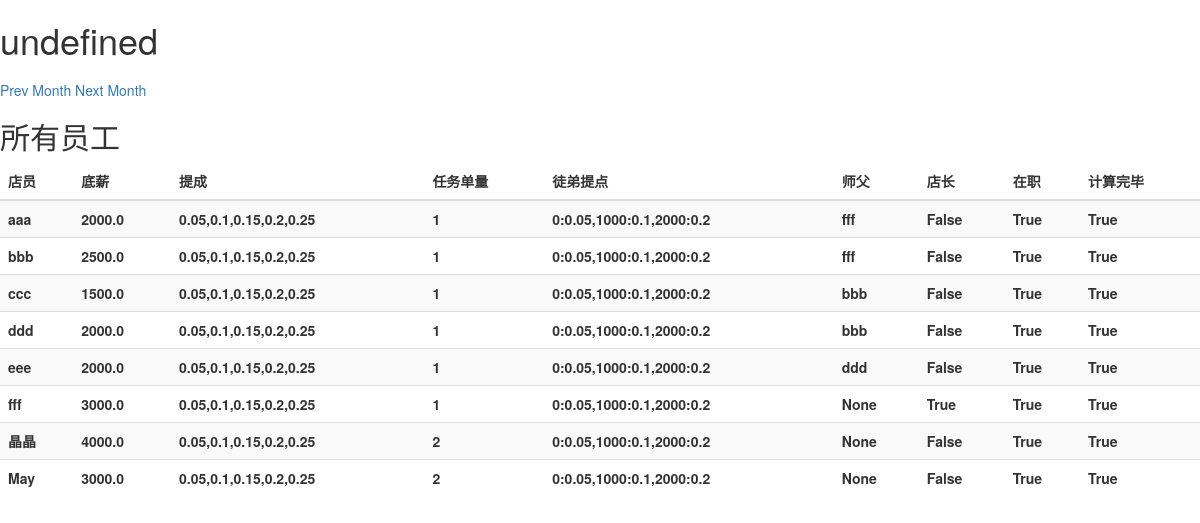
/employee/, run on the app's committed database.
### wage/models.py (models this page shows)
class Employee(models.Model):
    name = models.CharField(max_length=100, verbose_name='店员')
    base_pay = models.FloatField(verbose_name='底薪')
    commission_rate = models.CharField(max_length=100, verbose_name='提点') # 五种类型，逗号分隔 ex：0.1,0.15,0.2,0.25,0.3
    task_quantity = models.IntegerField(verbose_name='任务单量')
    superior_income_rate = models.TextField(verbose_name='徒弟提点') # 徒弟的，金额:提点, ex: 0:0.05,1000:0.1,2500:0.2
    teacher = models.ForeignKey('self', on_delete=models.DO_NOTHING, null=True, blank=True, related_name='students', verbose_name='师父')
    shop_manager = models.BooleanField(default=False, verbose_name='店长')
    on_job = models.BooleanField(default=True, verbose_name='在职')
    calculate_finished = models.BooleanField(default=False, verbose_name='计算完毕')
    def __str__(self):
        return self.name
    class Meta:
        verbose_name = '员工'
        verbose_name_plural = '员工'

### wage/views.py (the view)
# urls.py: path('employee/', views.employee, name='employee'),
def employee(request):
    employees = Employee.objects.filter(on_job=True)
    return render(request, 'wage/employee.html', {'employees':employees})

### wage/templates/wage/employee.html (shortened to what this page needs)
{% extends 'wage/base.html' %}
{% block body %}
<h2>所有员工</h2>
<div class="table-responsive">
    <table class="table table-striped">
        <thead>
            <tr>
                <th>店员</th>
                <th>底薪</th>
                <th>提成</th>
                <th>任务单量</th>
                <th>徒弟提点</th>
                <th>师父</th>
                <th>店长</th>
                <th>在职</th>
                <th>计算完毕</th>
            </tr>
        </thead>
        <tbody>
        {% for employee in employees %}
            <tr>
                <th>{{ employee.name }}</th>
                <th>{{ employee.base_pay }}</th>
                <th>{{ employee.commission_rate }}</th>
                <th>{{ employee.task_quantity }}</th>
                <th>{{ employee.superior_income_rate }}</th>
                <th>{{ employee.teacher }}</th>
                <th>{{ employee.shop_manager }}</th>
                <th>{{ employee.on_job }}</th>
                <th>{{ employee.calculate_finished }}</th>
            </tr>
        {% endfor %}
        </tbody>
    </table>
</div>
{% endblock %}

### data on the page
Employee: name "aaa", base_pay "2000.0", commission_rate "0.05,0.1,0.15,0.2,0.25", task_quantity "1", superior_income_rate "0:0.05,1000:0.1,2000:0.2", teacher "fff", shop_manager "False", on_job "True", calculate_finished "True"
Employee: name "bbb", base_pay "2500.0", commission_rate "0.05,0.1,0.15,0.2,0.25", task_quantity "1", superior_income_rate "0:0.05,1000:0.1,2000:0.2", teacher "fff", shop_manager "False", on_job "True", calculate_finished "True"
Employee: name "ccc", base_pay "1500.0", commission_rate "0.05,0.1,0.15,0.2,0.25", task_quantity "1", superior_income_rate "0:0.05,1000:0.1,2000:0.2", teacher "bbb", shop_manager "False", on_job "True", calculate_finished "True"
Employee: name "ddd", base_pay "2000.0", commission_rate "0.05,0.1,0.15,0.2,0.25", task_quantity "1", superior_income_rate "0:0.05,1000:0.1,2000:0.2", teacher "bbb", shop_manager "False", on_job "True", calculate_finished "True"
Employee: name "eee", base_pay "2000.0", commission_rate "0.05,0.1,0.15,0.2,0.25", task_quantity "1", superior_income_rate "0:0.05,1000:0.1,2000:0.2", teacher "ddd", shop_manager "False", on_job "True", calculate_finished "True"
Employee: name "fff", base_pay "3000.0", commission_rate "0.05,0.1,0.15,0.2,0.25", task_quantity "1", superior_income_rate "0:0.05,1000:0.1,2000:0.2", teacher "None", shop_manager "True", on_job "True", calculate_finished "True"
Employee: name "晶晶", base_pay "4000.0", commission_rate "0.05,0.1,0.15,0.2,0.25", task_quantity "2", superior_income_rate "0:0.05,1000:0.1,2000:0.2", teacher "None", shop_manager "False", on_job "True", calculate_finished "True"
Employee: name "May", base_pay "3000.0", commission_rate "0.05,0.1,0.15,0.2,0.25", task_quantity "2", superior_income_rate "0:0.05,1000:0.1,2000:0.2", teacher "None", shop_manager "False", on_job "True", calculate_finished "True"
